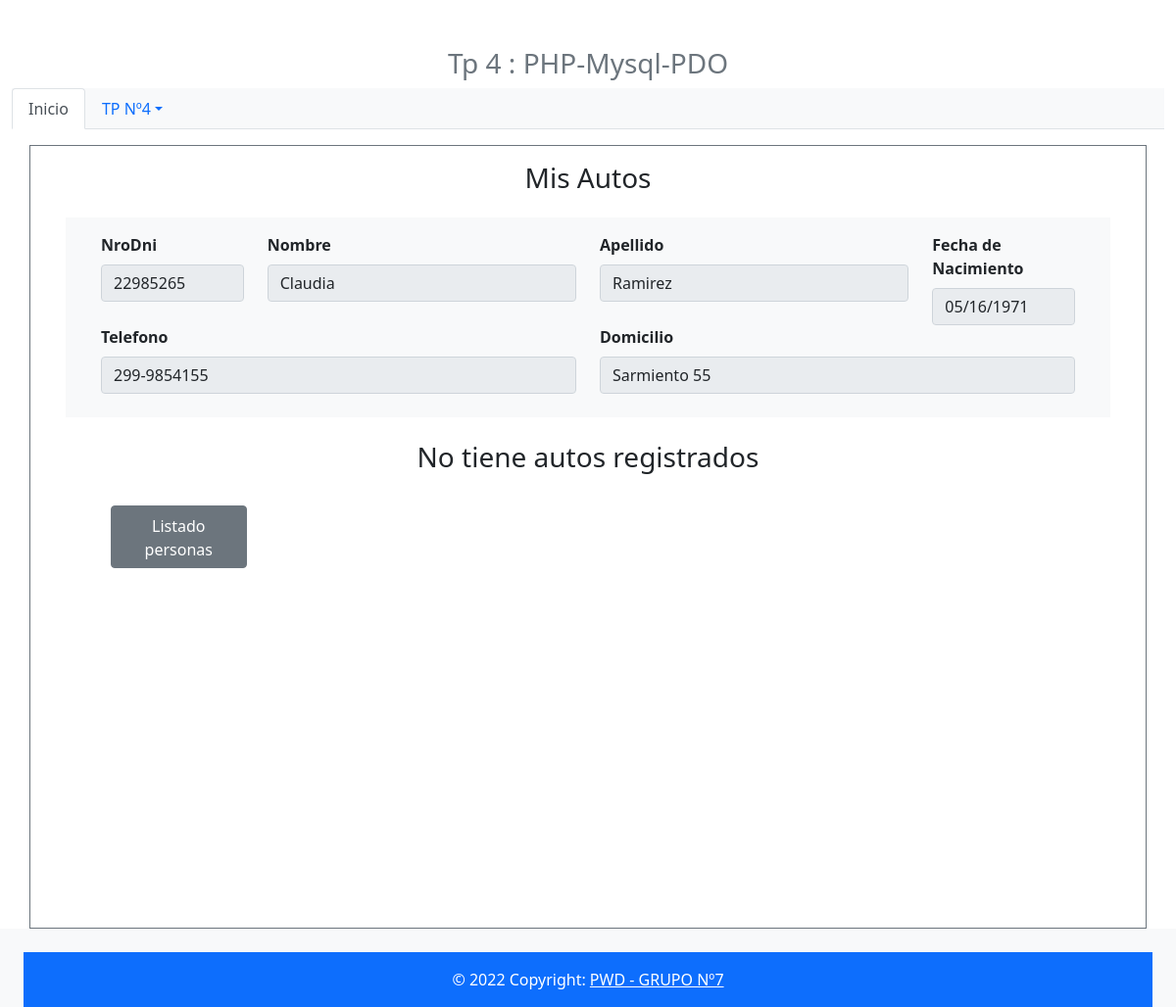
The page /Vista/autosPersona.php?NroDni=22985265 on the database its author committed.
### tables this page shows
CREATE TABLE `persona` (
  `NroDni` varchar(10) NOT NULL,
  `Apellido` varchar(50) NOT NULL,
  `Nombre` varchar(50) NOT NULL,
  `fechaNac` date NOT NULL default '0000-00-00',
  `Telefono` varchar(20) NOT NULL,
  `Domicilio` varchar(200) NOT NULL,
  PRIMARY KEY  (`NroDni`)
);

### utiles/funciones.php (called while the page is built, shortened)
<?php
function data_submitted()
{
    $_AAux = array();
    if (!empty($_POST))
    {
        $_AAux = $_POST;
    }
    else{
       if (!empty($_GET))
      {
        $_AAux = $_GET;
      }
    }
    return $_AAux;
}
spl_autoload_register(function ($clase) {
     $directorys = array(
         $GLOBALS['ROOT'].'modelo/',
         $GLOBALS['ROOT'].'control/',
         $GLOBALS['ROOT'].'modelo/conector/',
         $GLOBALS['ROOT'].'modelo/otrasclases/',
     );
 });

### Modelo/Persona.php (called while the page is built, shortened)
<?php
class Persona {
    private $NroDni;
    private $Nombre;
    private $Apellido;
    private $fechaNac;
    private $Telefono;
    private $Domicilio;
    public function __construct(){
        $this->NroDni="";
        $this->Nombre="";
        $this->Apellido="";
        $this->fechaNac="";
        $this->Telefono="";
        $this->Domicilio="";
    }
    public function getNroDni(){
        return $this->NroDni;
    }
    public function setNroDni($valor){
        $this->NroDni = $valor;
    }
    public function getNombre()
    {
        return $this->Nombre;
    }
    public function setNombre($Nombre)
    {
        $this->Nombre = $Nombre;
    }
    public function getApellido()
    {
        return $this->Apellido;
    }
    public function setApellido($Apellido)
    {
        $this->Apellido = $Apellido;
    }
    public function getFechaNac()
    {
        return $this->fechaNac;
    }
    public function setFechaNac($fechaNac)
    {
        $this->fechaNac = $fechaNac;
    }
    public function getDomicilio()
    {
        return $this->Domicilio;
    }
    public function setDomicilio($Domicilio)
    {
        $this->Domicilio = $Domicilio;
    }
    public function getTelefono(){
        return $this->Telefono;
    }
    public function setTelefono($valor){
        $this->Telefono = $valor;
    }
    public static function listar($parametro=""){
        $arreglo = array();
        $base=new BaseDatos();
        $sql="SELECT * FROM persona ";
        if ($parametro!="") {
            $sql.='WHERE '.$parametro;
        }
        $res = $base->Ejecutar($sql);
        if($res>-1){
            if($res>0){
                while ($row = $base->Registro()){
                    $obj= new Persona();
                    $obj->setear($row['NroDni'],$row['Nombre'],$row['Apellido'],$row['fechaNac'], $row['Telefono'], $row['Domicilio']);
                    array_push($arreglo, $obj);
                }
            }
        } else {
        }
        return $arreglo;
    }
}

### Modelo/conector/BaseDatos.php (called while the page is built, shortened)
<?php
class BaseDatos extends PDO {
  	private $indice;
  	private $resultado;
    public function __construct(){
        $this->indice =0;
    }
    public function setSQL($e){
        return "\n".$this->sql = $e;
    }
    public function Ejecutar($sql){
        if ( stristr($sql,"select")){
            $resp =  $this->EjecutarSelect($sql);
        }
        return $resp;
   }
   private function EjecutarSelect($sql){
       $cant = -1;
       $resultado=parent::query($sql);
       if(!$resultado){
           $this->analizarDebug();
       }else {
          $arregloResult = $resultado->fetchAll();
          $cant = count($arregloResult);
       }
       return $cant;
   }
   public function Registro() {
       $filaActual = false;
       $indiceActual = $this->getIndice();
       if ($indiceActual>=0) {
           $filas = $this->getResultado();
           if($indiceActual<count($filas)){
               $filaActual =  $filas[$indiceActual];
           }else {
               $this->setIndice(-1);
           }
       }
       return $filaActual;
   }
   private function setIndice ($valor){
       $this->indice = $valor;
   }
   private function getIndice (){
       return $this->indice;
   }
   private function setResultado($valor){
       $this->resultado = $valor;
   }
   private function getResultado(){
      return $this->resultado;
   }
}

### Control/ABMPersona.php (called while the page is built, shortened)
<?php
class ABMPersona{
    public function buscar($param){
        $where = " true ";
        if ($param<>NULL){
            if  (isset($param['NroDni']))
                $where.=" and NroDni ='".$param['NroDni']."'";
        }
        $arreglo = Persona::listar($where);
        return $arreglo;
    }
}

### Modelo/Auto.php (called while the page is built, shortened)
<?php
class Auto{
    public static function listar($parametro=""){
        $arreglo = array();
        $base=new BaseDatos();
        $sql="SELECT * FROM "."auto ";
        if ($parametro!="") {
            $sql.='WHERE '.$parametro;
        }
        $res = $base->Ejecutar($sql);
        return $arreglo;
    }
}
?>

### Control/ABMAuto.php (called while the page is built, shortened)
<?php
   class ABMAuto{
    public function buscar($param){
        $where = " true ";
        if ($param<>NULL){
            if(isset($param['DniDuenio']))
                $where.=" and DniDuenio ='".$param['DniDuenio']."'";
          }
        $arreglo = Auto::listar($where);
        return $arreglo;
    }
}
?>

### Vista/autosPersona.php (the view, shortened to what this page needs)
<?php
include_once 'estructura/header.php';
$objAbmTabla = new ABMPersona();
$datos = data_submitted();
$obj =NULL;
if (isset($datos['NroDni'])){
    $listaTabla = $objAbmTabla->buscar($datos);
    if (count($listaTabla)==1){
        $obj= $listaTabla[0];
    }
}
?>
<div class="container border border-secondary principal mt-3 pt-3">
    <h3 class="text-center">Mis Autos</h3>
    <?php if ($obj!=null){?>
    <form method="post" class="row m-4 p-4 pt-3 bg-light fw-bold" action="personaresult.php">
        <div class="col-md-2">
            <label for="NroDni" class="form-label">NroDni</label>
            <input type="text" class="form-control" id="NroDni" name="NroDni" value="<?php echo $obj->getNroDni()?>" readonly required>
        </div>
        <div class="col-md-4">
            <label for="Nombre" class="form-label">Nombre</label>
            <input type="text" class="form-control" id="Nombre" name="Nombre" value="<?php echo $obj->getNombre()?>" readonly required>
        </div>
        <div class="col-md-4">
            <label for="Apellido" class="form-label">Apellido</label>
            <input type="text" class="form-control" id="Apellido" name="Apellido" value="<?php echo $obj->getApellido()?>" readonly required>
        </div>
        <div class="col-md-2">
            <label for="fechaNac" class="form-label">Fecha de Nacimiento</label>
            <div class="input-group">
                <input type="date" class="form-control" id="fechaNac" name="fechaNac" value="<?php echo $obj->getFechaNac()?>" readonly required>
            </div>
        </div>
        <div class="col-md-6">
            <label for="Telefono" class="form-label">Telefono</label>
            <input type="text" class="form-control" id="Telefono" name="Telefono" value="<?php echo $obj->getTelefono()?>" readonly required>
        </div>
        <div class="col-md-6">
            <label for="Domicilio" class="form-label">Domicilio</label>
            <input type="text" class="form-control" id="Domicilio" name="Domicilio" value="<?php echo $obj->getDomicilio()?>" readonly required>
        </div>
    </form>
<div class="row  m-4">
    <?php
    $objAbmTabla = new ABMAuto();
    $arrayDni=[ 'DniDuenio' => $obj->getNroDni()];
    $listaTabla = $objAbmTabla->buscar($arrayDni);
    if(count($listaTabla)>0){
    ?>
        <table class="table table-dark table-striped text-center">
            <thead>
                <tr>
                    <th scope="col">Patente</th>
                    <th scope="col">Marca</th>
                    <th scope="col">Modelo</th>
                    <th scope="col">Nombre</th>
                    <th scope="col">Apellido</th>
                </tr>
            </thead>
            <tbody>
                <?php
                    foreach ($listaTabla as $objTabla) {
                        echo '<tr>
                        <th scope="row">'.$objTabla->getPatente().'</th>';
                        echo '
                        <td>'.$objTabla->getMarca().'</td>';
                        echo '
                        <td>'.$objTabla->getModelo().'</td>';
                        echo '
                        <td>'.$objTabla->getObjPersona()->getNombre().'</td>';
                        echo '
                        <td>'.$objTabla->getObjPersona()->getApellido().'</td>';
                 }
                 echo '  </tbody>
                 </table>';
                }
                else{
                    echo "<h3 class='text-center'>No tiene autos registrados</h3>";
                }
                ?>
</div>
        <?php }else {
    echo "<p>No se encontro la clave que desea modificar";
}?>
  <div class="col-md-3">
            <a href="listaPersonas.php"class="btn btn-secondary d-grid gap-2 pl-0 mx-auto col-6 pt-2">Listado personas</a>
        </div>
    </div>
<?php
include_once 'estructura/footer.php'; ?>

### Vista/css/estilos.css (style rules this page uses)
.principal { min-height: 800px; width: auto; height: auto; }

### rows shown on the page
persona: NroDni "22985265", Nombre "Claudia", Apellido "Ramirez", fechaNac "05/16/1971", Telefono "299-9854155", Domicilio "Sarmiento 55"
